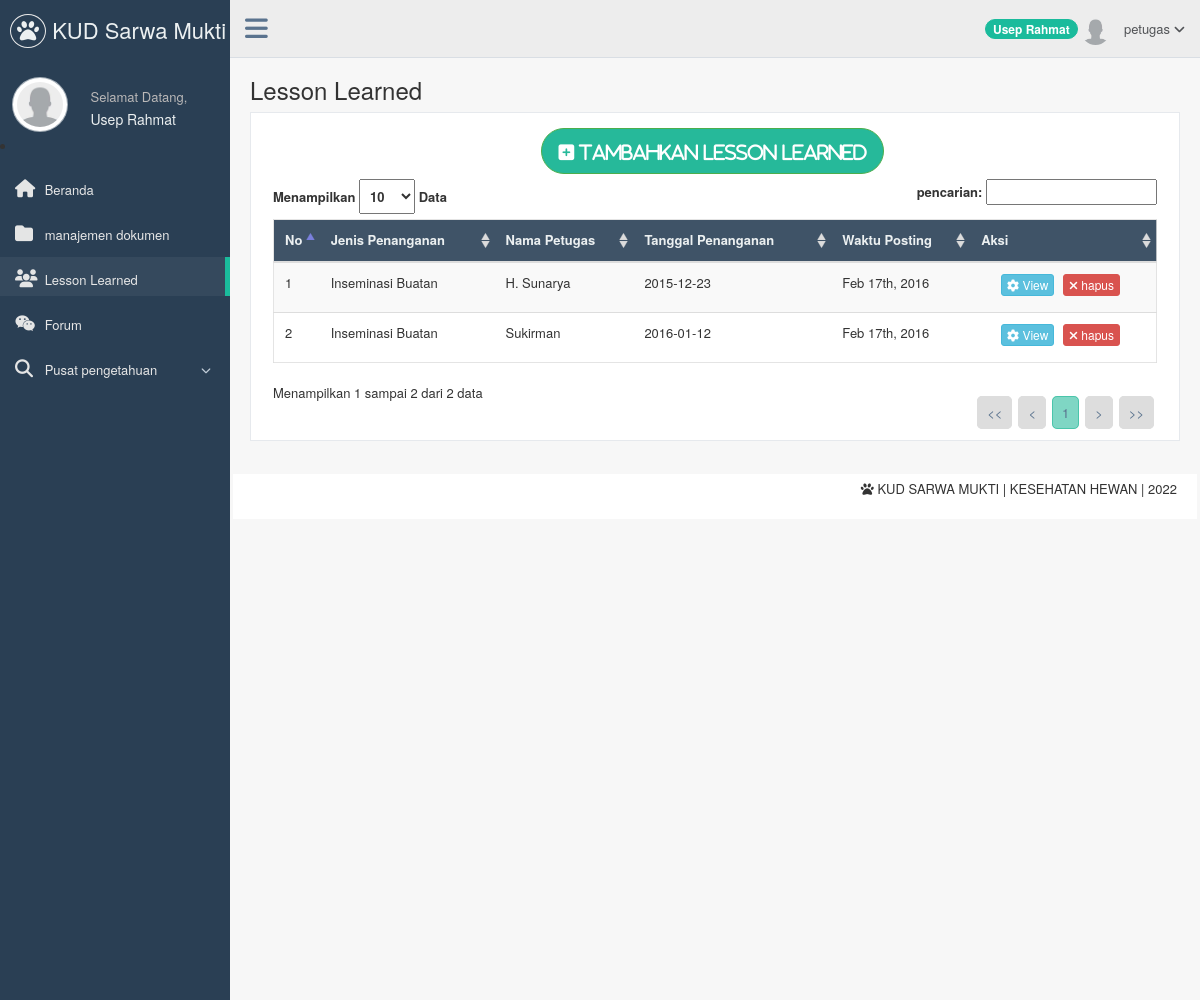
Screenshot of /page/petugas/index.php?page=lesson_learned (signed in) with the database file from the repository.
### tables this page shows
CREATE TABLE `t_pengguna` (
  `nip` varchar(15) NOT NULL,
  `username` varchar(50) NOT NULL,
  `password` varchar(50) NOT NULL,
  `nama_pengguna` varchar(200) NOT NULL,
  `level` varchar(80) NOT NULL,
  `email` varchar(150) NOT NULL,
  `jabatan` varchar(50) NOT NULL,
  `status` enum('Aktif','Tidak Aktif') NOT NULL DEFAULT 'Aktif',
  `foto` varchar(255) DEFAULT NULL,
  `alamat` text NOT NULL,
  `tanggal_lahir` date NOT NULL
);

CREATE TABLE `t_lesson_learned` (
  `id_lesson_learned` int(5) NOT NULL,
  `nip` varchar(15) NOT NULL,
  `keterangan` text NOT NULL,
  `tanggal_posting` datetime NOT NULL,
  `kode_pejantan` int(7) DEFAULT NULL,
  `nama_pejantan` varchar(20) DEFAULT NULL,
  `penanganan_pkb` varchar(20) DEFAULT NULL,
  `penanganan_lainnya` text,
  `proses_ib` int(2) DEFAULT NULL,
  `dosis` int(2) DEFAULT NULL
);

CREATE TABLE `t_histori_penanganan` (
  `id_lesson_learned` int(5) NOT NULL,
  `no_anggota` int(7) NOT NULL,
  `nama_anggota` varchar(30) NOT NULL,
  `alamat_anggota` varchar(50) NOT NULL,
  `tanggal_penanganan` date NOT NULL,
  `nomor_telinga` int(3) NOT NULL,
  `nama_sapi` varchar(10) NOT NULL,
  `jenis_penanganan` varchar(20) NOT NULL
);

### config/navigasi.php (called while the page is built, shortened)
<?php
	function navigasi(){
		if (isset($_GET['page'])) {
			switch ($_GET['page']) {
				case 'lesson_learned' : include('lesson_learned.php');
					break;
			}
		}
		else{
			include "beranda.php";
		}
	}
?>

### config/time_since.php (called while the page is built, shortened)
<?php
function time_since($original)
{
  $today = time();
  $since = $today - $original;
  if ($since > 604800)
  {
    $print = date("M jS", $original);
    if ($since > 31536000)
    {
      $print .= ", " . date("Y", $original);
    }
    return $print;
  }
  $print = ($count == 1) ? '1 ' . $name : "$count {$name}";
  return $print . ' yang lalu';
}
?>

### page/petugas/lesson_learned.php (the view, shortened to what this page needs)
<?php
    if($_SESSION['nip']!=""){
    $link = koneksi_db();
    require_once('../../config/time_since.php');
?>
    <div class="page-title">
        <div class="title_left">
            <h3>
                    Lesson Learned
            </h3>
        </div>
    </div>
    <div class="clearfix"></div>
        <div class="row">
            <div class="col-md-12 col-sm-12 col-xs-12">
                <div class="x_panel">
                    <div class="x_content">
                       <center><a href="index.php?page=tambah_lesson_learned"><button type="button" class="btn btn-round btn-success btn-lg" ><i class="fa fa-plus-square"> Tambahkan Lesson Learned </i></button></a></center>
                        <table id="example" class="table table-striped responsive-utilities jambo_table">
                            <thead>
                                <tr class="headings">
                                    <th>No </th>
                                    <th>Jenis Penanganan </th>
                                    <th>Nama Petugas </th>
                                    <th>Tanggal Penanganan  </th>
                                    <th>Waktu Posting </th>
                                    <th>Aksi </th>
                                </tr>
                            </thead>
                            <tbody>
                            <?php
                                        $tampil=mysql_query("SELECT * FROM t_lesson_learned, t_pengguna, t_histori_penanganan where t_pengguna.nip=t_lesson_learned.nip and t_lesson_learned.id_lesson_learned=t_histori_penanganan.id_lesson_learned",$link);
                                         ?>
                            <?php
                                        $i=0;
                                        while($data=mysql_fetch_array($tampil)){
                                             $waktu = $data['tanggal_posting'];
                                        $i++;?>
                                <tr class="even pointer">
                                    <td>
                                        <?php echo $i; ?>
                                    </td>
                                    <td>
                                        <?php echo $data['jenis_penanganan'] ; ?>
                                    </td>
                                      <td>
                                        <?php echo $data['nama_pengguna'] ; ?>
                                    </td>
                                     <td>
                                        <?php echo $data['tanggal_penanganan'] ; ?>
                                    </td>
                                      <td>
                                        <?php time_since(strtotime($waktu)); echo time_since(strtotime($waktu));?>
                                    </td>
                                     <td align="center">
                                            <a href="index.php?page=detail_lesson_learned&&id_lesson_learned=<?php echo $data['id_lesson_learned'];?>" class="btn btn-info btn-xs"><i class="fa fa-gear"></i> View </a>
                                            <a href="hapus_lesson_learned.php?id_lesson_learned=<?php echo $data['id_lesson_learned'];?>" class="btn btn-danger btn-xs" onclick ="if (!confirm('Apakah Anda yakin akan menghapus data lesson learned <?php echo $data['judul'];?>?')) return false;"><i class="fa fa-remove"></i> hapus </a>
                                    </td>
                                </tr>
                                <?php
                            }
                            ?>
                            </tbody>
                        </table>
                    </div>
                </div>
            </div>
        </div>
    <?php
    }
    else{
    header("Location:../../belum_login.php");
}
?>

### page/petugas/sidebar.php (shortened to what this page needs)
<?php
   if($_SESSION['nip']!=""){
   $nip = $_SESSION['nip'];
?>
<?php
     $queryPhoto=mysql_query("SELECT foto
                        FROM t_pengguna
                        WHERE nip = '$nip'
                        LIMIT 1");
    $data=mysql_fetch_array($queryPhoto);
?>
<div class="col-md-3 left_col">
    <div class="left_col scroll-view">
        <div class="navbar nav_title" style="border: 0;">
            <a href="index.php" class="site_title"><i class="fa fa-paw"></i><span> KUD Sarwa Mukti </span></a>
        </div>
                    <div class="profile">
                        <div class="profile_pic">
                <?php
                    if($data['foto']==NULL){
                ?>
                        <img src="../../images/user.png" alt="..." class="img-circle profile_img" width="200" height="55"/>
                <?php
                    }else{
                ?>
                       <img src="<?php echo $data['foto'];?>"  alt="..." class="img-circle profile_img" width="200" height="55">
                <?php
                    }
                ?>
                        </div>
                        <div class="profile_info">
                            <span>Selamat Datang,</span>
                            <h2><?php echo $_SESSION['nama_pengguna'];?></h2>
                        </div>
                    </div>
                    <li/>
                    <div id="sidebar-menu" class="main_menu_side hidden-print main_menu">
                       <div class="menu_section">
                            <ul class="nav side-menu">
                                <li><a href="index.php"><i class="fa fa-home"></i> Beranda </a>
                                </li>
                                <li><a href="index.php?page=daftar_dokumen"><i class="fa fa-folder"></i> manajemen dokumen </a>
                                </li>
                                <li><a href="index.php?page=lesson_learned"><i class="fa fa-users"></i> Lesson Learned </a>
                                </li>
                                <li><a href="index.php?page=forum"><i class="fa fa-wechat"></i> Forum </a>
                                </li>
                                <li><a><i class="fa fa-search"></i> Pusat pengetahuan <span class="fa fa-chevron-down"></span></a>
                                </li>
                            </ul>
                        </div>
                    </div>
    </div>
</div>
<?php
}
else {
header("Location:../../belum_login.php");
}
?>

### page/petugas/header.php (shortened to what this page needs)
<?php
    if($_SESSION['nip']!=""){
    $nip = $_SESSION['nip'];
    $Nama  = $_SESSION['nama_pengguna'];
    $queryPhoto=mysql_query("SELECT foto
                        FROM t_pengguna
                        WHERE nip = '$nip'
                        LIMIT 1");
    $data=mysql_fetch_array($queryPhoto);
?>
            <div class="top_nav">
                <div class="nav_menu">
                    <nav class="" role="navigation">
                       <div class="nav toggle">
                            <a id="menu_toggle"><i class="fa fa-bars"></i></a>
                        </div>
                        <ul class="nav navbar-nav navbar-right">
                            <li>
                                <a href="javascript:;" class="user-profile dropdown-toggle" data-toggle="dropdown" aria-expanded="false">
                                   <span class="badge bg-green"><?php echo $Nama;?></span> <?php
                                                                if($data['foto']==NULL){
                                                            ?>
                                                                    <img src="../../images/user.png" alt=""/>
                                                            <?php
                                                                }else{
                                                            ?>
                                                                   <img src="<?php echo $data['foto'];?>"  alt="">
                                                            <?php
                                                                }
                                                            ?>
                                                            <?php echo $_SESSION['level'];?>
                                    <span class=" fa fa-angle-down"></span>
                                </a>
                            </li>
                        </ul>
                    </nav>
                </div>
              </div>
<?php
}
else {
header("Location:../../belum_login.php");
}
?>

### rows the page displays
t_pengguna: foto (placeholder picture)
t_lesson_learned: t_histori_penanganan.jenis_penanganan "Inseminasi Buatan", nip.nama_pengguna "H. Sunarya", t_histori_penanganan.tanggal_penanganan "2015-12-23", tanggal_posting "Feb 17th, 2016"
t_lesson_learned: t_histori_penanganan.jenis_penanganan "Inseminasi Buatan", nip.nama_pengguna "Sukirman", t_histori_penanganan.tanggal_penanganan "2016-01-12", tanggal_posting "Feb 17th, 2016"

### other values shown
$_SESSION['nama_pengguna'] "Usep Rahmat"
$Nama "Usep Rahmat"
$_SESSION['level'] "petugas"
